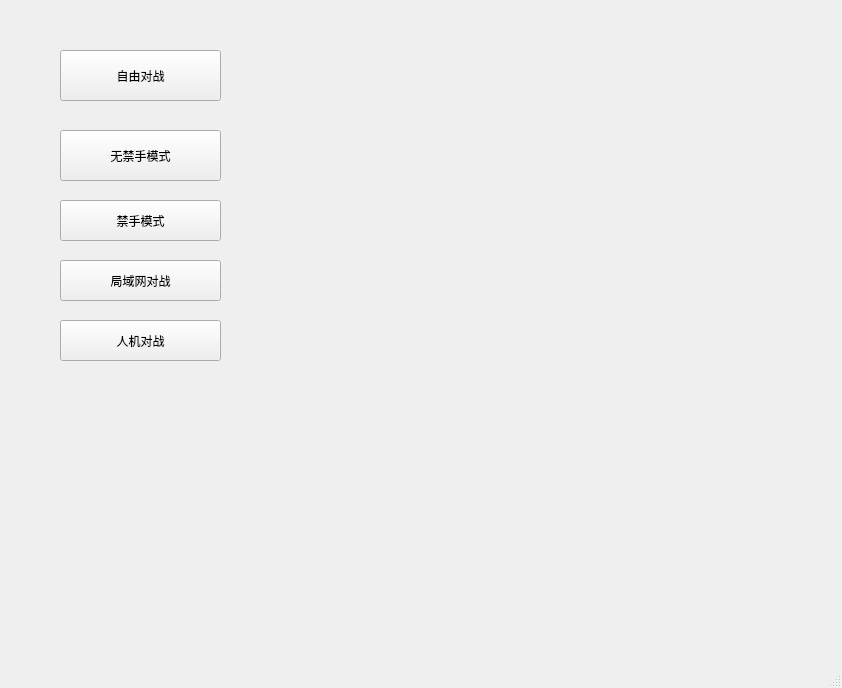
<?xml version="1.0" encoding="UTF-8"?>
<ui version="4.0">
 <class>Gobang</class>
 <widget class="QMainWindow" name="Gobang">
  <property name="geometry">
   <rect>
    <x>0</x>
    <y>0</y>
    <width>842</width>
    <height>688</height>
   </rect>
  </property>
  <property name="windowTitle">
   <string>Gobang</string>
  </property>
  <widget class="QWidget" name="centralwidget">
   <widget class="QLabel" name="label">
    <property name="geometry">
     <rect>
      <x>270</x>
      <y>20</y>
      <width>541</width>
      <height>561</height>
     </rect>
    </property>
    <property name="text">
     <string/>
    </property>
    <property name="pixmap">
     <pixmap resource="background.qrc">:/new/background/bk.jpg</pixmap>
    </property>
   </widget>
   <widget class="QPushButton" name="pushButton">
    <property name="geometry">
     <rect>
      <x>60</x>
      <y>50</y>
      <width>161</width>
      <height>51</height>
     </rect>
    </property>
    <property name="text">
     <string>自由对战</string>
    </property>
   </widget>
   <widget class="QPushButton" name="pushButton_2">
    <property name="geometry">
     <rect>
      <x>60</x>
      <y>130</y>
      <width>161</width>
      <height>51</height>
     </rect>
    </property>
    <property name="text">
     <string>无禁手模式</string>
    </property>
   </widget>
   <widget class="QPushButton" name="pushButton_3">
    <property name="geometry">
     <rect>
      <x>60</x>
      <y>260</y>
      <width>161</width>
      <height>41</height>
     </rect>
    </property>
    <property name="text">
     <string>局域网对战</string>
    </property>
   </widget>
   <widget class="QPushButton" name="pushButton_4">
    <property name="geometry">
     <rect>
      <x>60</x>
      <y>320</y>
      <width>161</width>
      <height>41</height>
     </rect>
    </property>
    <property name="text">
     <string>人机对战</string>
    </property>
   </widget>
   <widget class="QPushButton" name="pushButton_5">
    <property name="geometry">
     <rect>
      <x>60</x>
      <y>200</y>
      <width>161</width>
      <height>41</height>
     </rect>
    </property>
    <property name="text">
     <string>禁手模式</string>
    </property>
   </widget>
  </widget>
  <widget class="QMenuBar" name="menubar">
   <property name="geometry">
    <rect>
     <x>0</x>
     <y>0</y>
     <width>842</width>
     <height>22</height>
    </rect>
   </property>
  </widget>
  <widget class="QStatusBar" name="statusbar"/>
 </widget>
 <resources>
  <include location="background.qrc"/>
 </resources>
 <connections/>
</ui>
